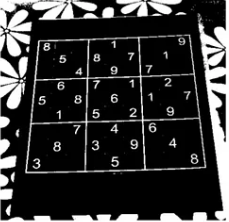
#> input picture ROS2/vision_ws/img/sudoku.png, 229 x 222 px, given in place of sudoku.jpg, which was not available
$ jupyter execute --allow-errors opencv_07.ipynb   (shell and % lines are left out)   (text cells are left out)
#> lines starting #> are read from the running program, lines starting #| are printed output that depends on the picture; after the words box and inside, x2 and y2 are one past the last pixel; in counts of white or black regions, pixels touching at a corner belong together; pictures that were not available may be replaced by others from this repository, and a replacement may not be noted
[cell 1]
import cv2
cv2.__version__

[cell 2]
%cd /home/somyeong/Doosan_Robotics/Doosan-Robotics/AI(computer_vision)/open_cv/insightbook.opencv_project_python/07.segmentation

[cell 3]
import cv2
import numpy as np

img = cv2.imread('../img/shapes.png')
#> (the rest of this cell did not finish here and is left out)

[cell 4]
import cv2
import numpy as np

# 영상 읽기
img = cv2.imread('../img/shapes_donut.png')
#> (the rest of this cell did not finish here and is left out)

[cell 5]
import cv2
import numpy as np

img = cv2.imread("../img/shapes.png")
# 그레이 스케일 변환
#> (the rest of this cell did not finish here and is left out)

[cell 6]
import cv2
import numpy as np

# 이미지 읽어서 그레이스케일 변환, 바이너리 스케일 변환
img = cv2.imread("../img/lightning.png")
#> (the rest of this cell did not finish here and is left out)

[cell 7]
import cv2
import numpy as np

img = cv2.imread('../img/bad_rect.png')
#> (the rest of this cell did not finish here and is left out)

[cell 8]
import cv2
import numpy as np

img = cv2.imread('../img/hand.jpg')
#> (the rest of this cell did not finish here and is left out)

[cell 9]
import cv2
import numpy as np

# 매칭을 위한 이미지 읽기
target = cv2.imread('../img/4star.jpg') # 매칭 대상
shapes = cv2.imread('../img/shapestomatch.jpg') # 여러 도형
# 그레이 스케일 변환
#> (the rest of this cell did not finish here and is left out)

[cell 10]
import cv2
import numpy as np

img = cv2.imread('../img/sudoku.jpg')
#> img is the input picture: shape (222, 229, 3); mean B, G, R 52.4, 52.4, 52.4
img2 = img.copy()
h, w = img.shape[:2]
#> h = 222; w = 229
# 그레이 스케일 변환 및 엣지 검출 ---①
imgray = cv2.cvtColor(img, cv2.COLOR_BGR2GRAY)
edges = cv2.Canny(imgray, 100, 200 )
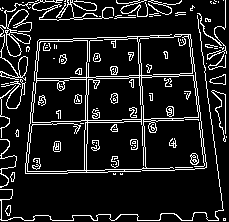
#> edges: shape (222, 229); 12% white in thin lines or dots
# 허프 선 검출 ---②
lines = cv2.HoughLines(edges, 1, np.pi/180, 130)
#> lines = [[80, 1.54], [43, 1.54], [173, 1.54]]
for line in lines: # 검출된 모든 선 순회
    r,theta = line[0] # 거리와 각도wh
    tx, ty = np.cos(theta), np.sin(theta) # x, y축에 대한 삼각비
    x0, y0 = tx*r, ty*r  #x, y 기준(절편) 좌표
    # 기준 좌표에 빨강색 점 그리기
    cv2.circle(img2, (int(abs(x0)), int(abs(y0))), 3, (0,0,255), -1)
    # 직선 방정식으로 그리기 위한 시작점, 끝점 계산
    x1, y1 = int(x0 + w*(-ty)), int(y0 + h * tx)
    x2, y2 = int(x0 - w*(-ty)), int(y0 - h * tx)
    # 선그리기
    cv2.line(img2, (x1, y1), (x2, y2), (0,255,0), 1)
#> this loop made 3 passes
#> (line, r, x0, y0, x1, y1, x2, y2) on passes 1 to 3: ([[80, 1.54]], 80, 2.79, 79.95, -226, 87, 231, 72), ([[43, 1.54]], 43, 1.5, 42.97, -227, 50, 230, 35), ([[173, 1.54]], 173, 6.04, 172.9, -222, 180, 234, 165)
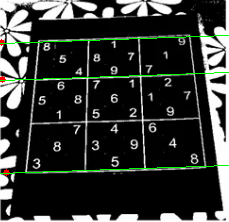
#> img2: shape (222, 229, 3); 1.48% of pixels changed, all inside (x1, y1, x2, y2) = (0, 35, 229, 176)

#결과 출력
merged = np.hstack((img, img2))
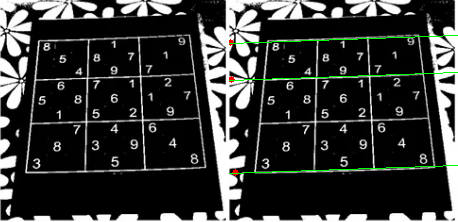
#> merged: shape (222, 458, 3); mean B, G, R 51.7, 53.4, 51.8
cv2.imshow('hough line', merged)
#cv2_imshow(merged)
cv2.waitKey()
cv2.destroyAllWindows()

[cell 11]
import cv2
import numpy as np

img = cv2.imread('../img/sudoku.jpg')
img2 = img.copy()
# 그레이 스케일로 변환 및 엣지 검출 ---①
imgray = cv2.cvtColor(img, cv2.COLOR_BGR2GRAY)
edges = cv2.Canny(imgray, 50, 200 )
#> edges: shape (222, 229); 12% white in thin lines or dots

# 확율 허프 변환 적용 ---②
lines = cv2.HoughLinesP(edges, 1, np.pi/180, 10, None, 20, 2)
#> lines = 39 rows, first 6: [77, 170, 133, 169], [36, 79, 38, 55], [175, 169, 204, 168], [190, 34, 206, 167], [76, 38, 96, 38], [141, 106, 142, 145]
for line in lines:
    # 검출된 선 그리기 ---③
    x1, y1, x2, y2 = line[0]
    cv2.line(img2, (x1,y1), (x2, y2), (0,255,0), 1)
#> this loop made 39 passes
#> (x1, y1, x2, y2) on passes 1 to 12: (77, 170, 133, 169), (36, 79, 38, 55), (175, 169, 204, 168), (190, 34, 206, 167), (76, 38, 96, 38), (141, 106, 142, 145), (212, 129, 223, 210), (139, 36, 141, 79), (34, 80, 58, 80), (108, 171, 174, 170), (104, 39, 148, 38), (86, 172, 86, 144)
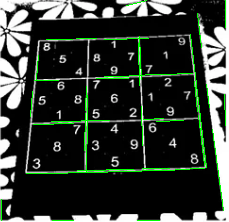
#> img2: shape (222, 229, 3); 2.89% of pixels changed, all inside (x1, y1, x2, y2) = (1, 0, 226, 221)

merged = np.hstack((img, img2))
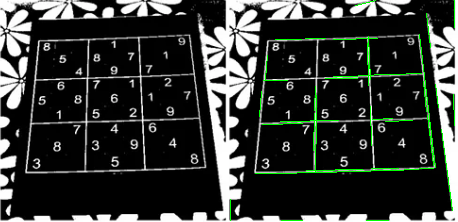
#> merged: shape (222, 458, 3); mean B, G, R 51.2, 54.9, 51.2
cv2.imshow('Probability hough line', merged)
#cv2_imshow(merged)
cv2.waitKey()
cv2.destroyAllWindows()
